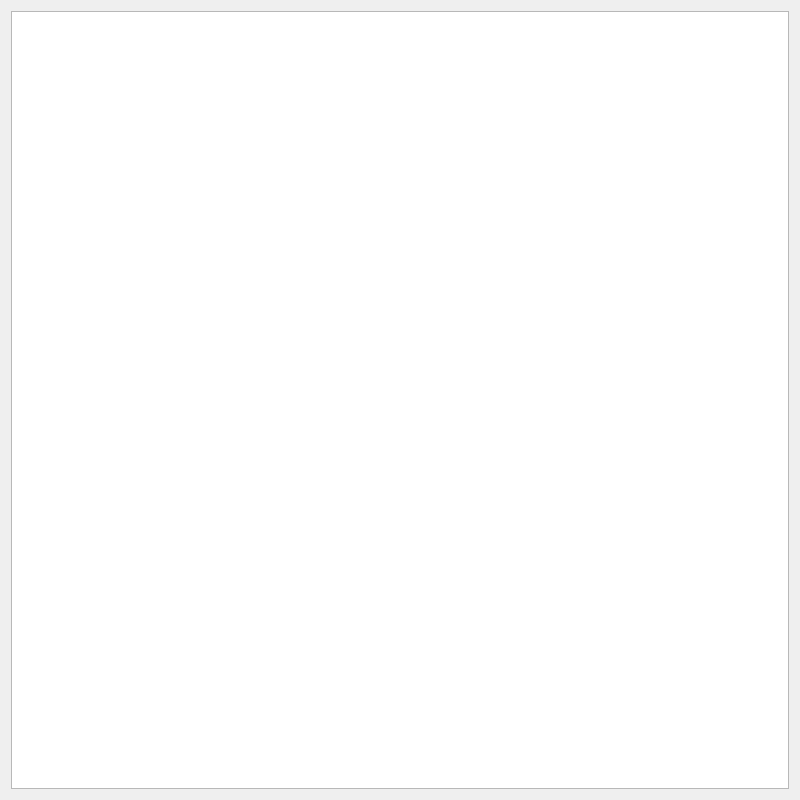
<?xml version="1.0" encoding="UTF-8"?>
<ui version="4.0">
 <class>COverDialog</class>
 <widget class="QDialog" name="COverDialog">
  <property name="geometry">
   <rect>
    <x>0</x>
    <y>0</y>
    <width>800</width>
    <height>800</height>
   </rect>
  </property>
  <property name="windowTitle">
   <string>Dialog</string>
  </property>
  <layout class="QGridLayout" name="gridLayout">
   <item row="0" column="0">
    <widget class="QTextBrowser" name="m_textBrowser"/>
   </item>
  </layout>
 </widget>
 <resources/>
 <connections/>
</ui>
